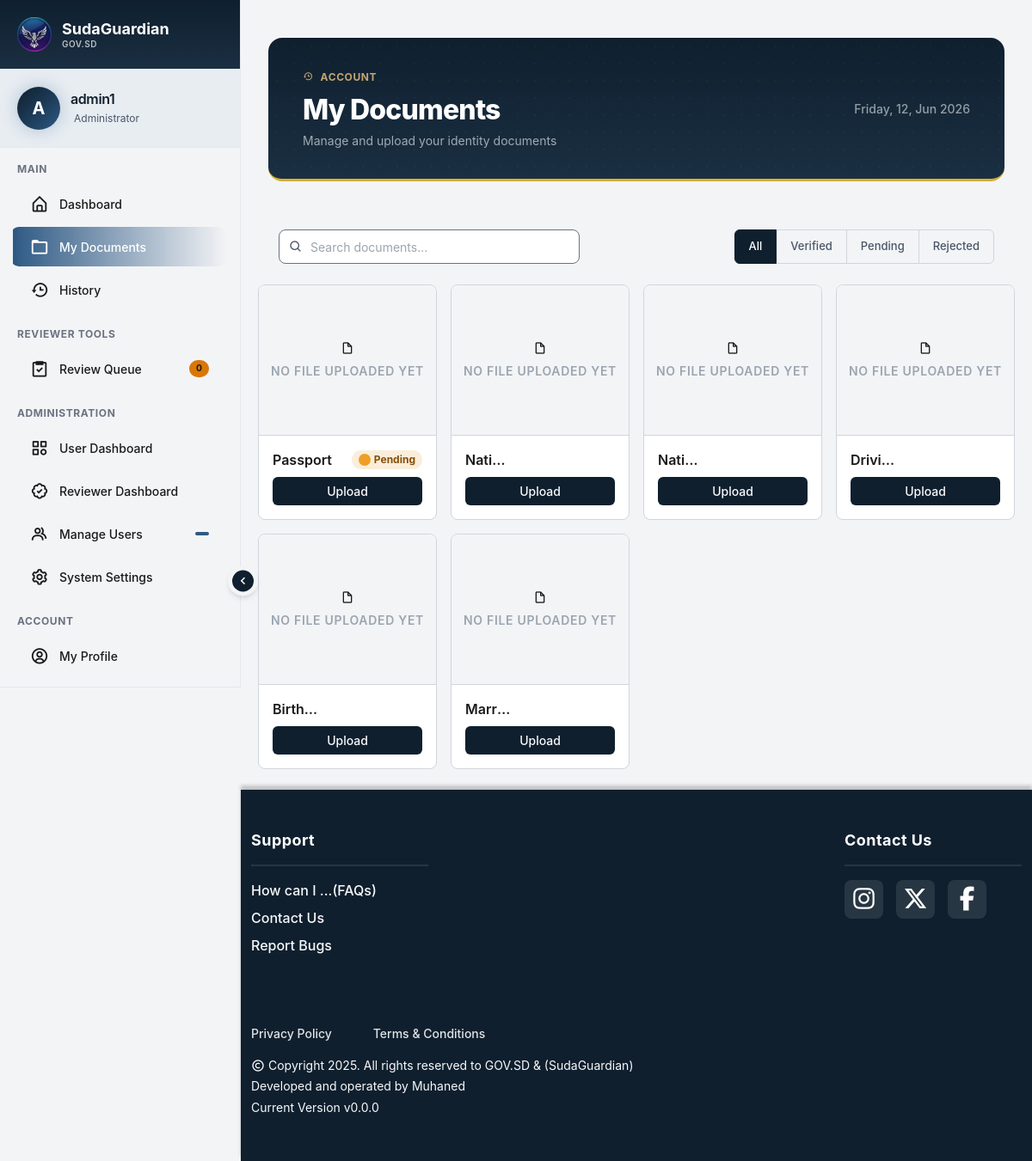
Screenshot of /my-documents (signed in) with the database file from the repository.
### tables this page shows
CREATE TABLE users (
    id INTEGER PRIMARY KEY AUTOINCREMENT,
    username TEXT NOT NULL UNIQUE,
    password_hash TEXT,
    national_id_hash TEXT NOT NULL,
    full_name TEXT NOT NULL,
    birthdate TEXT,
    contact_email TEXT NOT NULL UNIQUE,
    contact_phone TEXT NOT NULL UNIQUE,
    verification_status TEXT NOT NULL DEFAULT 'verified',
    verified_at DATETIME NOT NULL,
    national_id_fast TEXT NOT NULL UNIQUE,
    role TEXT CHECK (role IN ('admin', 'user', 'reviewer')) NOT NULL
    , profile_picture TEXT, address TEXT, email_verified INTEGER NOT NULL DEFAULT 1);

CREATE TABLE documents (
id INTEGER PRIMARY KEY AUTOINCREMENT,
user_id INTEGER NOT NULL,
document_type TEXT NOT NULL,
document_number TEXT,
original_filename TEXT,
file_path TEXT UNIQUE,
mimetype TEXT,
size INTEGER,
uploaded_at DATETIME,
has_file INTEGER DEFAULT 0,
status TEXT DEFAULT 'not_uploaded' CHECK(status  IN ('not_uploaded', 'pending', 'verified', 'rejected', 'correction_requested')),
issued DATETIME,
approved_at DATETIME,
qr_token,
updated_at,
name TEXT,
FOREIGN KEY (user_id) REFERENCES users(id) ON DELETE CASCADE);

### app.py (the view)
@app.route("/my-documents")
@login_required
def my_documents():
    docs = {}
    for doc_type, doc_name in STANDARD_DOCUMENTS.items():
        docs[doc_type] = {
            "id": None,
            "name": doc_name,
            "type": doc_type,
            "status": "not_uploaded",
            "issued": "-",
            "has_file": False,
            "file_url": None,
            "qr_link": None
        }
    user_docs = Document.get_by_user(current_user.id)
    if user_docs:
        for row in user_docs:
            doc_type = row.document_type
            if doc_type in docs:
                docs[doc_type].update({
                    "id": row.id,
                    "status": row.status,
                    "issued": row.issued or "-",
                    "has_file": bool(row.has_file),
                    "file_url": url_for("static", filename=row.file_path) if row.file_path else None,
                    "qr_link": url_for("verify_document", token=row.qr_token, _external=True) if row.qr_token else None,
                })
    return render_template("my_documents.html", docs=list(docs.values()))

### app.py (called while the page is built)
@login_manager.user_loader
def load_user(user_id):
    return User.get_by_id(int(user_id))

### models.py (called while the page is built)
    @staticmethod
    def get_by_id(user_id):
        result = db.execute("SELECT * FROM users WHERE id = ?", user_id)
        if result:
            row = result[0]
            return User(
                id=row["id"],
                username=row["username"],
                password=row["password_hash"],
                national_id=row["national_id_hash"],
                full_name=row["full_name"],
                birthdate=row["birthdate"],
                contact_email=row["contact_email"],
                contact_phone=row["contact_phone"],
                verification_status=row["verification_status"],
                verified_at=row["verified_at"],
                national_id_fast=row["national_id_fast"],
                role=row["role"]
            )
        return None

### templates/my_documents.html (shortened to what this page needs)
{% extends "layout.html" %}
{% block content %}
<div class="my-documents-wrapper">
    <div class="my-documents-container container py-4">
        <div class="page-header">
            <div class="page-header-inner">
                <div>
                    <p class="page-eyebrow">
                        <i class='bx bx-history'></i> Account
                    </p>
                    <h1 class="page-title">
                        My Documents
                    </h1>
                    <p class="page-sub">
                        Manage and upload your identity documents
                    </p>
                </div>
                <div class="page-header-meta" id="Date"></div>
            </div>
        </div>
    </div>
    <div
        class="my-documents-controls-conainer d-flex justify-content-center justify-content-md-between align-items-center px-4 mb-4 flex-wrap gap-4">
        <div class="search-wrap">
            <i class='bx bx-search'></i>
            <input type="text" id="searchInput" placeholder="Search documents..." autocomplete="off">
        </div>
        <div class="filter-group btn-group">
            <button class="btn active" data-filter="all">All</button>
            <button class="btn" data-filter="verified">Verified</button>
            <button class="btn" data-filter="pending">Pending</button>
            <button class="btn" data-filter="rejected">Rejected</button>
        </div>
    </div>
    <div class="row g-3" id="docGrid">
        {% for doc in docs %}
        <div class="col-6 col-md-4 col-lg-3" data-status="{{ doc.status }}" data-name="{{ doc.name | lower }}">
            <div class="doc-card h-100">
                <div class="card-thumb {% if not doc.hasFile %}empty{% endif %} ">
                    {% if doc.has_file %}
                    {{ render_doc_icon(doc.type) }}
                    <span class="type-lbl">{{ doc.name }}</span>
                    {% else %}
                    <i class='bx bx-file-blank'></i>
                    <span class="type-lbl">No file uploaded yet</span>
                    {% endif %}
                </div>
                <div class="p-3 d-flex flex-column gap-2">
                    <div class="d-flex align-items-center justify-content-between gap-1">
                        <span class="doc-name">{{ doc.name }}</span>
                        <span
                            class="badge my-documents-badge-{{ doc.status }} d-inline-flex align-items-center gap-1 rounded-pill px-2 py-1">
                            <span class="my-documents-status-dot dot-{{ doc.status }}">
                            </span>
                            {{ doc.status | capitalize }}
                        </span>
                    </div>
                    <div class="d-flex gap-2">
                        {% if doc.hasFile %}
                        <button class="btn btn-doc-outline flex-fill rounded-2" data-bs-toggle="modal"
                            data-bs-target="#docModal" data-id="{{ doc.id }}">View Details</button>
                        {% else %}
                        <a href="{{ url_for('upload_document', type=doc.type) }}"
                            class="btn-doc-upload flex-fill rounded-2 text-center text-decoration-none text-light">
                            Upload
                        </a>
                        {% endif %}
                    </div>
                </div>
            </div>
        </div>
        {% else %}
        <div class="col-12 text-center py-5 text-secondary">
            <i class='bx bx-folder-open d-block mb-2'></i>
            No documents found
        </div>
        {% endfor %}
    </div>
</div>
</div>
{% endblock %}

### templates/layout.html (shortened to what this page needs)
<!DOCTYPE html>
<html lang="en">
<head>
    <link href="https://cdn.jsdelivr.net/npm/bootstrap@5.2.3/dist/css/bootstrap.min.css" rel="stylesheet"
>
    <link href="https://unpkg.com/boxicons@2.1.4/css/boxicons.min.css" rel="stylesheet">
    <link rel="stylesheet" href="{{ url_for('static', filename='css/styles.css') }}">
</head>
<body>
    <div class="{% if current_user.is_authenticated %}layout-wrapper{% endif %}">
        {% if current_user.is_authenticated %}
        {% include 'sidebar.html' %}
        {% endif %}
        <div class="{% if current_user.is_authenticated %}main-content{% endif %}" id="mainContent">
            <main>
                <div class="w-100 mt-3 main-content-wrapper d-flex flex-column flex-grow-1 px-0">
                    <div class="page-content-body flex-grow-1">
                        {% block content %}
                        {% endblock %}
                    </div>
                    {% include 'footer.html' %}
                </div>
        </div>
</body>
</html>

### templates/sidebar.html (shortened to what this page needs)
{% block head %}
<link rel="stylesheet" href="{{ url_for('static', filename='css/sidebar.css') }}">
{% endblock %}
<aside class="offcanvas-lg offcanvas-start sidebar collapsed" id="sidebar">
    <div class="sidebar-header">
        <div class="sidebar-brand">
            <img src="{{ url_for('static', filename='logo.png') }}" alt="SudaGuardian Logo" class="sidebar-logo">
            <div class="sidebar-brand-text">
                <span class="sidebar-name">SudaGuardian</span>
                <span class="sidebar-subtitle">GOV.SD</span>
            </div>
        </div>
    </div>
    <div class="sidebar-user">
        <div class="user-avatar">
            <span>{{ current_user.username[:1].upper() }}</span>
        </div>
        <div class="user-info">
            <h6 class="user-name">{{ current_user.username }}</h6>
            <span class="user-role">
                {% if current_user.role == 'admin' %}
                 Administrator
                {% elif current_user.role == 'reviewer' %}
                <i class='bx bx-check-circle'></i> Document Reviewer
                {% else %}
                <i class='bx bx-user'></i> Citizen
                {% endif %}
            </span>
        </div>
    </div>
    <div class="sidebar-menu">
        <div class="menu-section">
            <span class="menu-section-title">Main</span>
            <a href="/{{ current_user.role }}-dashboard" class="menu-item">
                <i class='bx bx-home-alt'></i>
                <span class="menu-text">Dashboard</span>
            </a>
            <a href="{{ url_for('my_documents') }}" class="menu-item">
                <i class='bx bx-folder'></i>
                <span class="menu-text">My Documents</span>
            </a>
            <a href="{{ url_for('history') }}" class="menu-item">
                <i class='bx bx-history'></i>
                <span class="menu-text">History</span>
            </a>
        </div>
        {% if current_user.role == 'reviewer' or current_user.role == 'admin' %}
        <div class="menu-section">
            <span class="menu-section-title">Reviewer Tools</span>
            <a href="{{ url_for('review_queue') }}" class="menu-item">
                <i class='bx bx-task'></i>
                <span class="menu-text">Review Queue</span>
                <span class="menu-badge badge-warning">{{ pending_users|length }}</span>
            </a>
        </div>
        {% endif %}
        {% if current_user.role == 'admin' %}
        <div class="menu-section">
            <span class="menu-section-title">Administration</span>
            <a href="{{ url_for('user_dashboard') }}" class="menu-item">
                <i class="bx bx-category"></i>
                <span class="menu-text">User Dashboard</span>
            </a>
            <a href="{{ url_for('reviewer_dashboard') }}" class="menu-item">
                <i class="bx bx-badge-check"></i>
                <span class="menu-text">Reviewer Dashboard</span>
            </a>
            <a href="{{ url_for('manage_users') }}" class="menu-item">
                <i class='bx bx-group'></i>
                <span class="menu-text">Manage Users</span>
                <span class="menu-badge">{{ total_users }}</span>
            </a>
            <a href="{{ url_for('system_settings') }}" class="menu-item">
                <i class='bx bx-cog'></i>
                <span class="menu-text">System Settings</span>
            </a>
        </div>
        {% endif %}
        <div class="menu-section">
            <span class="menu-section-title">Account</span>
            <a href="{{ url_for('my_profile') }}" class="menu-item">
                <i class='bx bx-user-circle'></i>
                <span class="menu-text">My Profile</span>
            </a>
            <a href="{{ url_for('help_and_support') }}" class="menu-item">
            </a>
        </div>
    </div>
    <div class="sidebar-footer">
    </div>
</aside>
<button class="sidebar-toggle-btn d-none d-lg-flex" id="sidebarToggle">
    <i class="bx bx-chevron-right" id="toggleIcon"></i>
</button>

### templates/footer.html (shortened to what this page needs)
<footer class="text-light py-4 ">
        <div class="container text-start py-4">
            <div class="row d-flex justify-content-between">
                <div class="col-md-3 mb-4">
                    <h6 class="ftr-header fw-bold">Support</h6>
                    <hr class="ftr-line">
                    <a class="ftr-link text-light d-block mb-2" href="{{ url_for('help_and_support') }}#faq">How can I ...(FAQs)</a>
                    <a class="ftr-link text-light d-block mb-2" href="{{ url_for('help_and_support') }}#contact">Contact Us</a>
                    <a class="ftr-link text-light d-block mb-2" href="{{ url_for('report_bugs') }}">Report Bugs</a>
                </div>
                <div class="col-md-3 mb-4">
                    <h6 class="ftr-header fw-bold">Contact Us</h6>
                    <hr class="ftr-line">
                    <div class="d-flex justify-content-start">
                        <a class="ftr-icon" href=""><i class="fa-brands fa-instagram"></i></a>
                        <a class="ftr-icon" href=""><i class="fa-brands fa-x-twitter"></i></a>
                        <a class="ftr-icon" href=""><i class="fa-brands fa-facebook-f"></i></a>
                    </div>
                </div>
            </div>
            <div class="text-start mt-5">
                <div class="d-flex gap-5">
                    <a class="ftr-link-decorated text-light" href="{{ url_for('privacy_policy') }}">Privacy Policy</a>
                    <a class="ftr-link-decorated text-light" href="{{ url_for('terms_and_conditions') }}">Terms & Conditions</a>
                </div>
                <div class="d-flex text-light gap-1 mt-3">
                    <span><i class='bx bx-copyright'></i></span>
                    <small>Copyright 2025. All rights reserved to GOV.SD & (SudaGuardian)</small>
                </div>
                <div class="text-light gap-1">
                    <small class="text-light d-block mb-1">Developed and operated by Muhaned</small>
                    <small class="text-light d-block mb-1">Current Version v0.0.0</small>
                </div>
            </div>
        </div>
    </footer>

### rows the page displays
users: username "A", username "admin1"
documents: has_file 0 (drawn), name "Passport", status "Pending"
documents: has_file 0 (drawn), name "Nati…"
documents: has_file 0 (drawn), name "Nati…"
documents: has_file 0 (drawn), name "Drivi…"
documents: has_file 0 (drawn), name "Birth…"
documents: has_file 0 (drawn), name "Marr…"

### other values shown
{{ pending_users|length }} "0"
